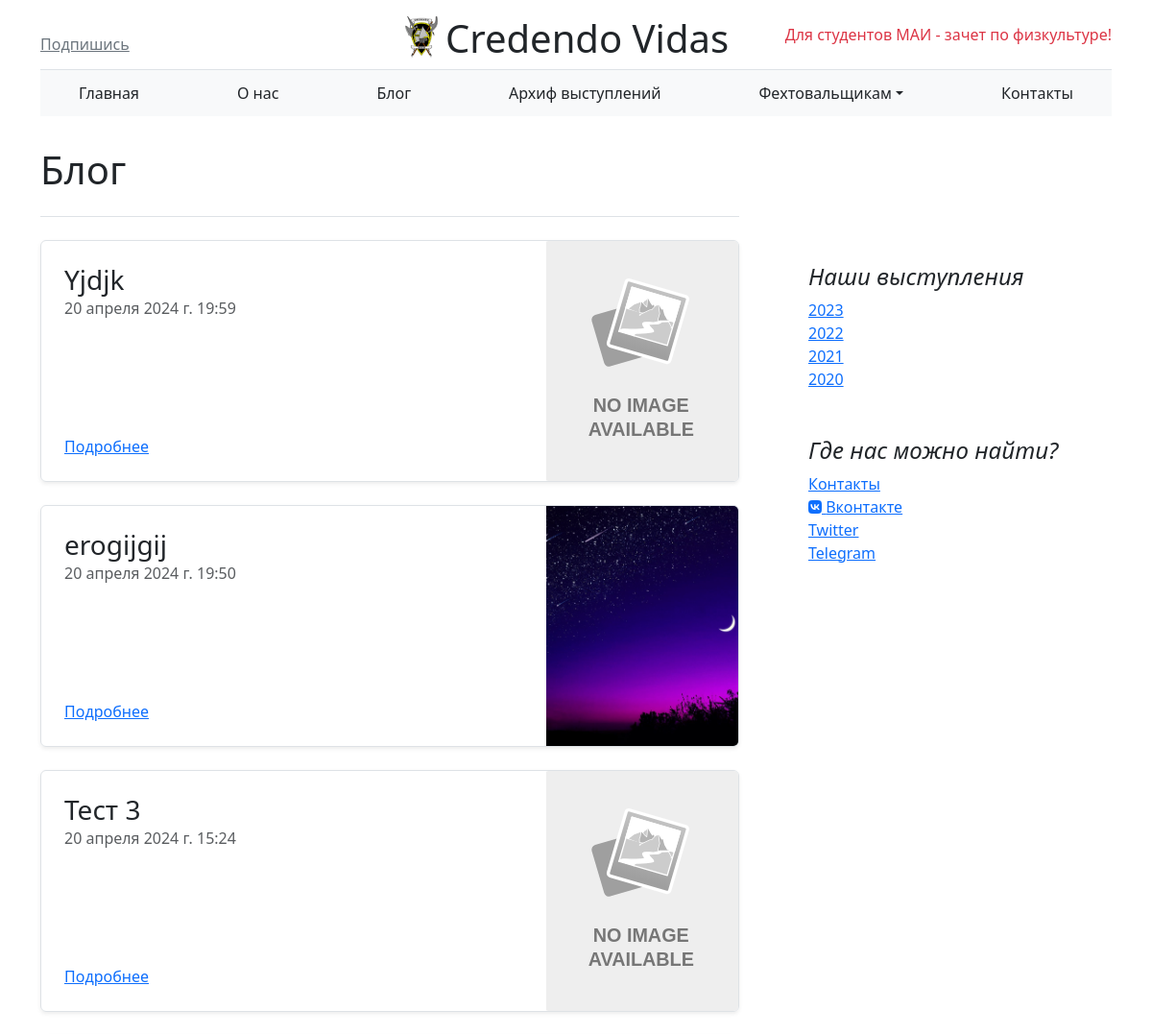
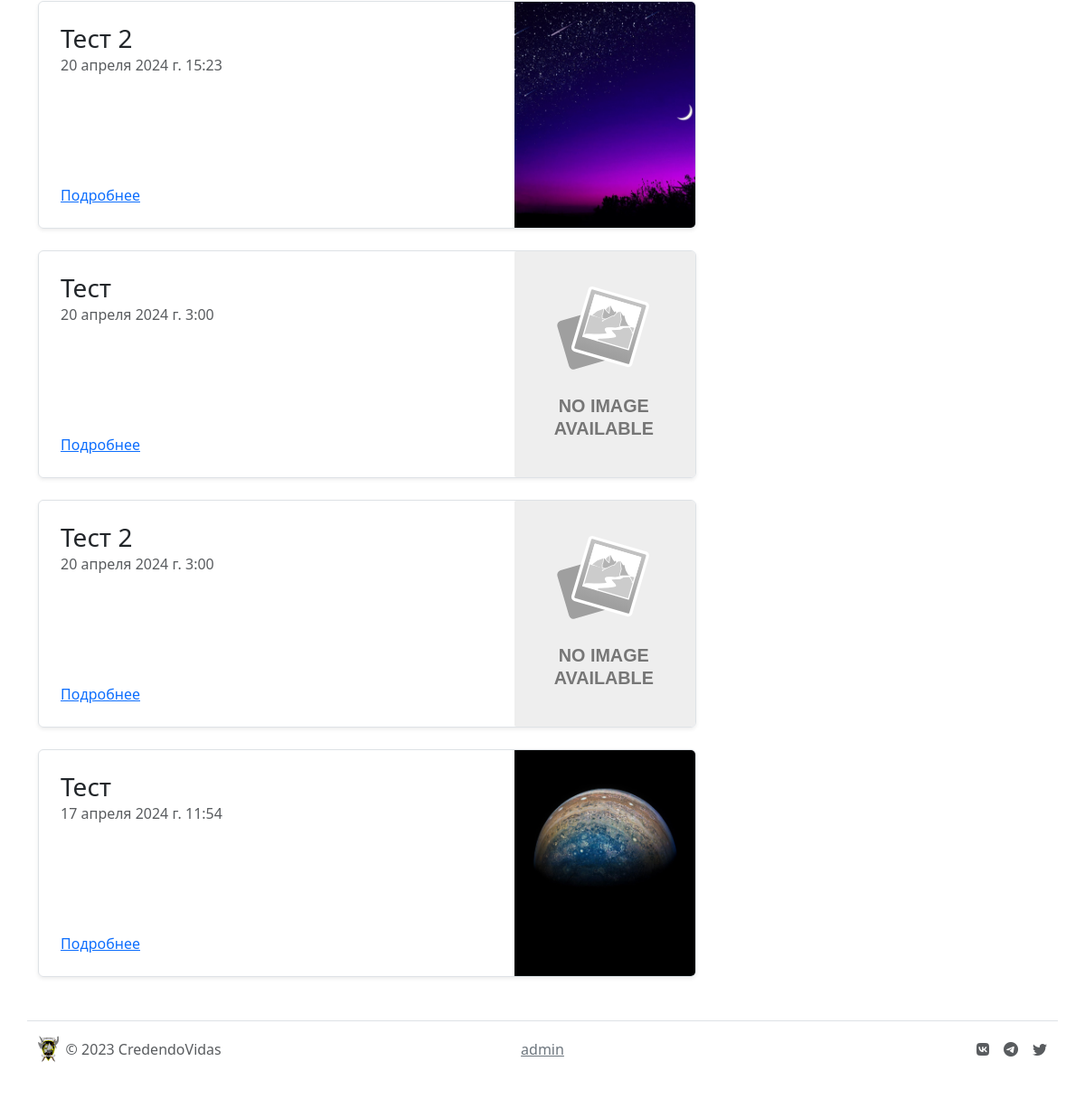
Screenshot of /blog/ with the database file from the repository (2 pictures, top to bottom).
### main/models.py (models this page shows, shortened)
class News(models.Model):
    id = models.AutoField(primary_key=True)
    title = models.CharField('Заголовок', max_length=200)
    teaser = models.CharField('Сводка', max_length=300, default="Тизер")
    content = models.TextField('Контент', blank=True)
    date = models.DateTimeField(auto_now_add=True)
    type = models.CharField('Тип', max_length=20, default='news')
    class Meta:
        verbose_name = 'Новость'
        verbose_name_plural = 'Новости'

### blog/models.py (models this page shows, shortened)
class Post(models.Model):
    id = models.AutoField(primary_key=True, unique=True)
    title = models.CharField('Заголовок', max_length=50)
    body = models.TextField('Тело статьи')
    date = models.DateTimeField('Дата создания', auto_now_add=True)
    author = CurrentUserField(related_name='post_author', add_only=True, on_delete=models.CASCADE, verbose_name='Автор')
    cover = models.ImageField('Обложка', blank=True)
    teaser = models.CharField('Краткое описание', max_length=200, blank=True)
    is_published = models.BooleanField('Опубликовать', default=False)
    type = models.CharField('Тип', max_length=20, default='post')
    class Meta:
        verbose_name = 'Пост'
        verbose_name_plural = 'Посты'

### blog/views.py (the view)
# urls.py: 2. Add a URL to urlpatterns:  path('blog/', include('blog.urls'))
def blog(request):
    posts = Post.objects.order_by('-date')
    news = News.objects.order_by('-date')
    events =sorted(
        list(chain(posts, news)),
        key=attrgetter('date'),
        reverse=True
    )
    context = {
        'posts': events
    }
    return render(request, 'blog/blog.html', context)

### templates/blog/blog.html (shortened to what this page needs)
{% extends 'main/layout.html' %}
{% load static %}
{% block content %}
<main class="container">
    <div class="row g-5">
        <div class="col-md-8">
            <h1 class="pb-4 my-4 border-bottom">Блог</h1>
        </div>
    </div>
    <div class="row g-5">
        <div class="col-8">
            {% for post in posts %}
            	<div class="row g-0 border rounded overflow-hidden flex-md-row mb-4 shadow-sm h-md-250 position-relative">
                    <div class="col p-4 d-flex flex-column position-static">
                      <h3 class="mb-0">{{ post.title }}</h3>
                      <div class="mb-1 text-muted">{{ post.date }}</div>
                      {% if post.type == 'news' %}
                            <a href="news-{{ post.id }}" class="stretched-link">Подробнее</a>
                        {% elif post.type == 'post' %}
                            <a href="post-{{ post.id }}" class="stretched-link">Подробнее</a>
                        {% endif %}
                    </div>
                    <div class="col-auto d-none d-lg-block">
                          <image style="object-fit: cover" class="img" src="{{post.cover.url }}" width="200" height="250" onerror="this.src='{% static 'img/noimage.svg' %}';"/>
                    </div>
                </div>
            {% endfor %}
        </div>
        {% include "main/aside.html" %}
    </div>
</main>
{% endblock %}

### rows the page displays
News: title "Yjdjk", date "20 апреля 2024 г. 19:59"
Post: title "erogijgij", date "20 апреля 2024 г. 19:50", cover (picture)
Post: title "Тест 3", date "20 апреля 2024 г. 15:24"
Post: title "Тест 2", date "20 апреля 2024 г. 15:23", cover (picture)
News: title "Тест", date "20 апреля 2024 г. 3:00"
News: title "Тест 2", date "20 апреля 2024 г. 3:00"
Post: title "Тест", date "17 апреля 2024 г. 11:54", cover (picture)
